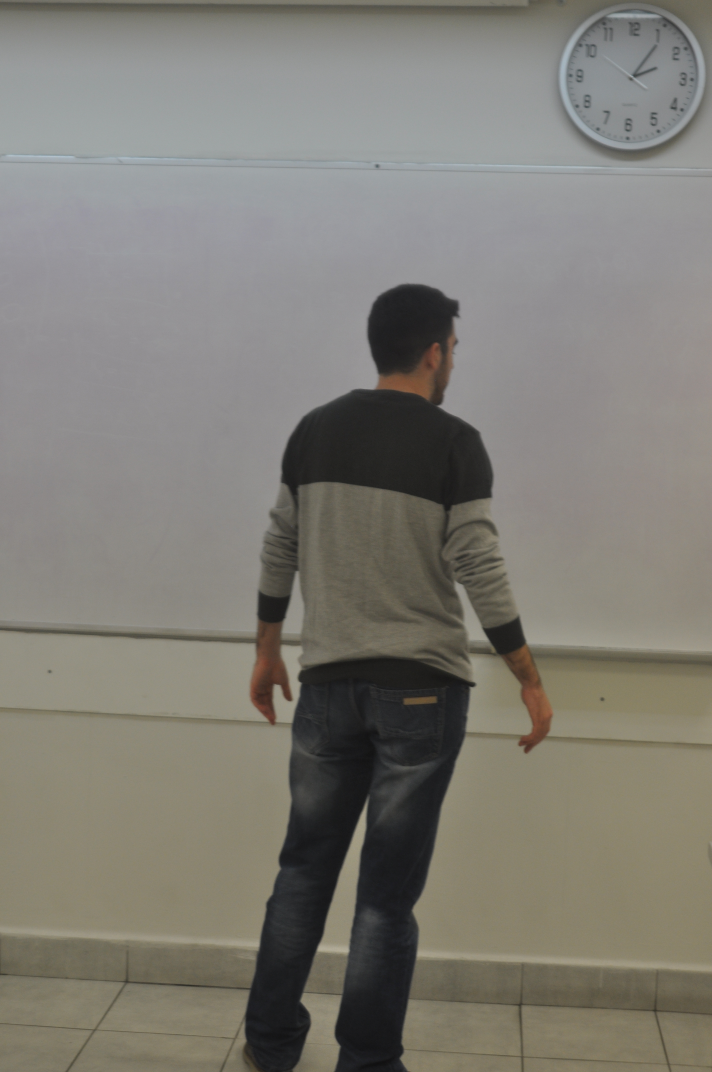
#> input picture dataset/images/DSC_0057.JPG, 2848 x 4288 px (shown at 1/4 size)
$ python -i staticDetection.py   (imports and definitions only)   (older library calls are emulated)
#> lines starting #> are read from the running program, lines starting #| are printed output that depends on the picture
import cv2
from matplotlib import pyplot as plt

from finalProject.utils.images.imagesUtils import Image
from finalProject.utils.keyPoints.AlgoritamKeyPoints import sift_keypoints_detection
from finalProject.utils.matchers.Matchers import flann_matcher


def gray(path):
#> further down, picture is the input picture: shape (4288, 2848, 3); mean B, G, R 116.8, 124.4, 127
    imageclass = Image(path)
    imageclass.read_image(return_img=False)
    return imageclass.gray(return_img=True)


def sobel(img):
    sobelx = cv2.Sobel(img, cv2.CV_64F, 1, 0, ksize=5)
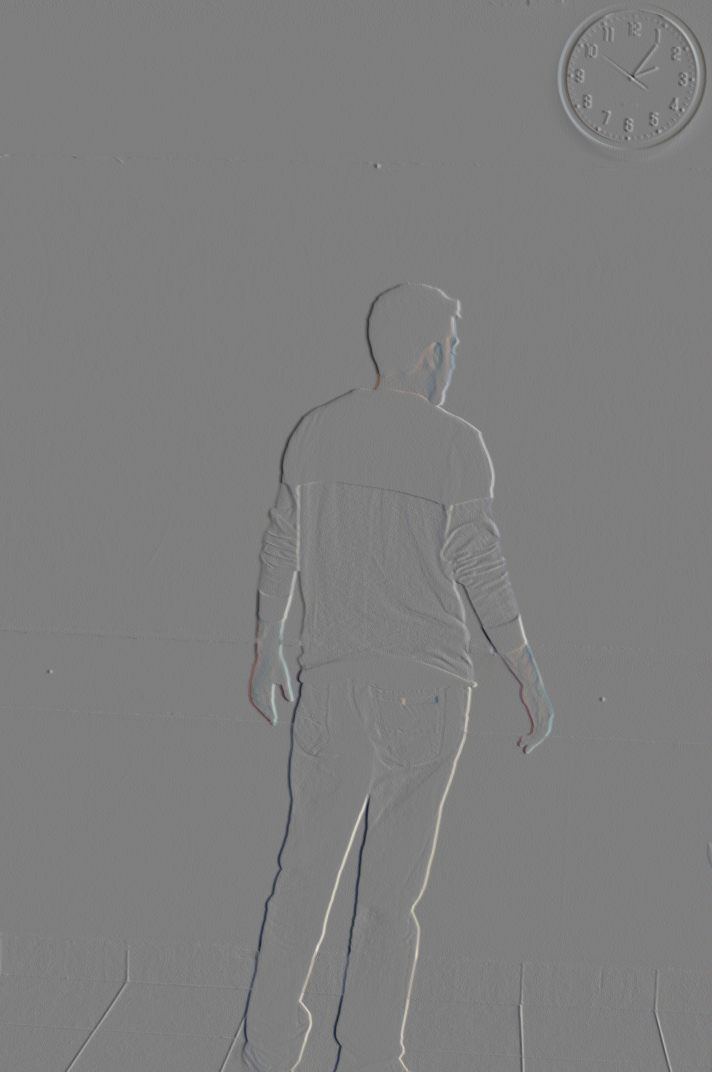
#> sobelx: shape (4288, 2848, 3) float64 (shown at 1/4 size); mean B, G, R -0.4, -0.2, 0; drawn with min black and max white
    sobely = cv2.Sobel(img, cv2.CV_64F, 0, 1, ksize=5)
    sobel_intensity = cv2.sqrt(cv2.addWeighted(cv2.pow(sobelx, 2.0),
                                               1.0, cv2.pow(sobely, 2.0), 1.0, 0.0))
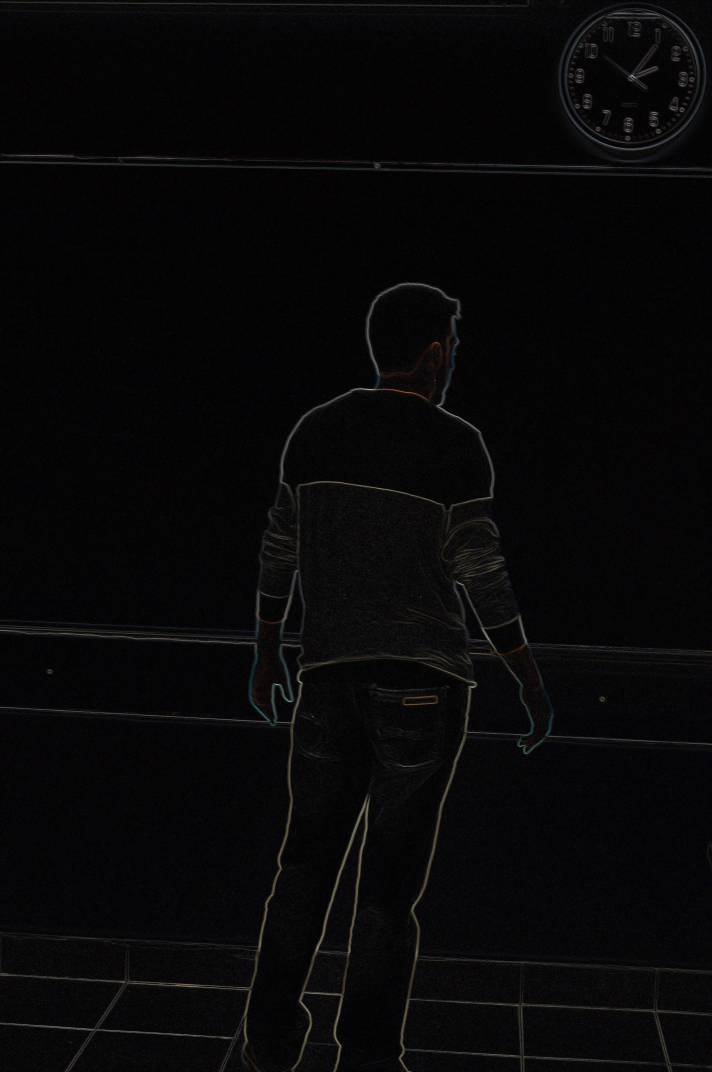
#> sobel_intensity: shape (4288, 2848, 3) float64 (shown at 1/4 size); mean B, G, R 116.9, 104.5, 112.7; drawn with min black and max white
    return sobel_intensity


def sobel_keypoints(image):
    sobelImage = sobel(image)
    # norm
    image8bit = cv2.normalize(sobelImage, None, 0, 255, cv2.NORM_MINMAX).astype('uint8')
#> (the run stopped early here; a loop or call above may not have finished)

$ run again, on dataset/images/DSC_0053.JPG
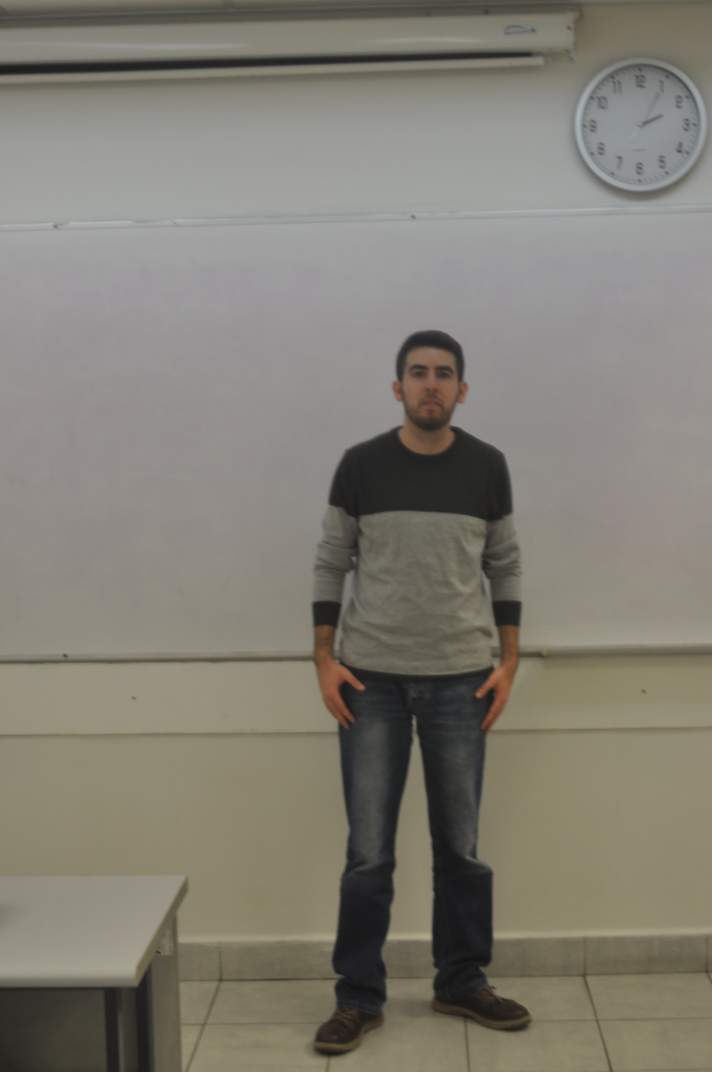
#> input picture dataset/images/DSC_0053.JPG, 2848 x 4288 px (shown at 1/4 size)
#> picture is the input picture: shape (4288, 2848, 3); mean B, G, R 116.1, 126.1, 129.8
#> in sobel, `sobely = cv2.Sobel(img, cv2.CV_64F, 0, 1, ksize=5)`:
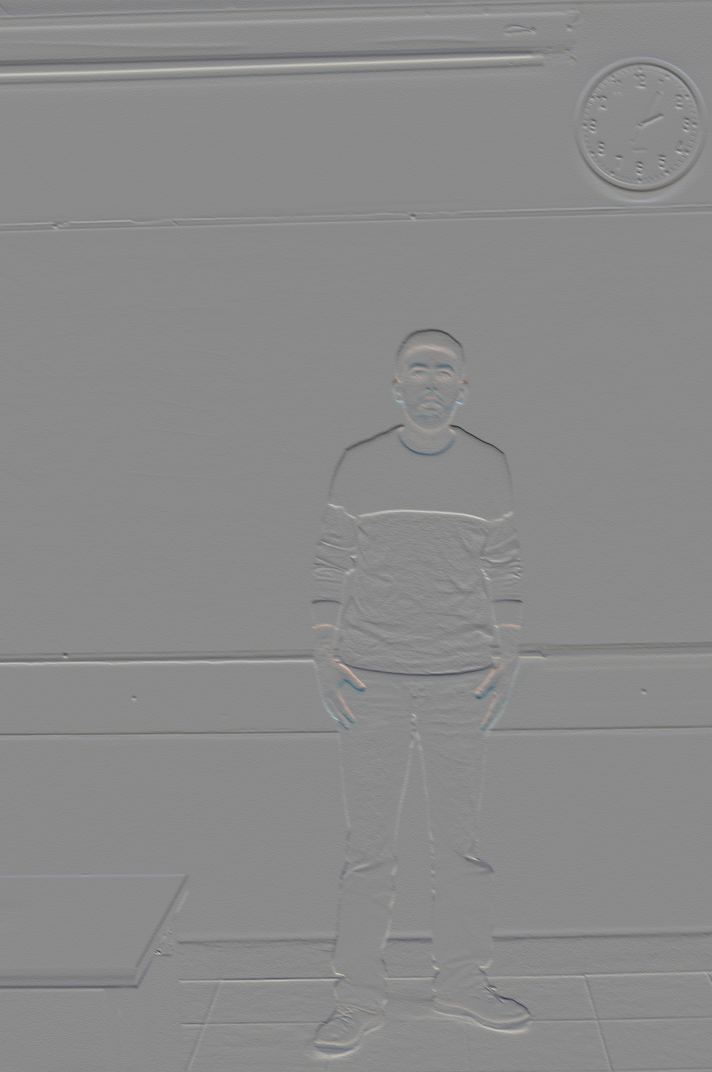
#> sobely: shape (4288, 2848, 3) float64 (shown at 1/4 size); mean B, G, R 0, 0.2, 0.3; drawn with min black and max white
#> in sobel, `sobel_intensity = cv2.sqrt(cv2.addWeighted(cv2.pow(sobelx, 2.0), 1.0, ..`:
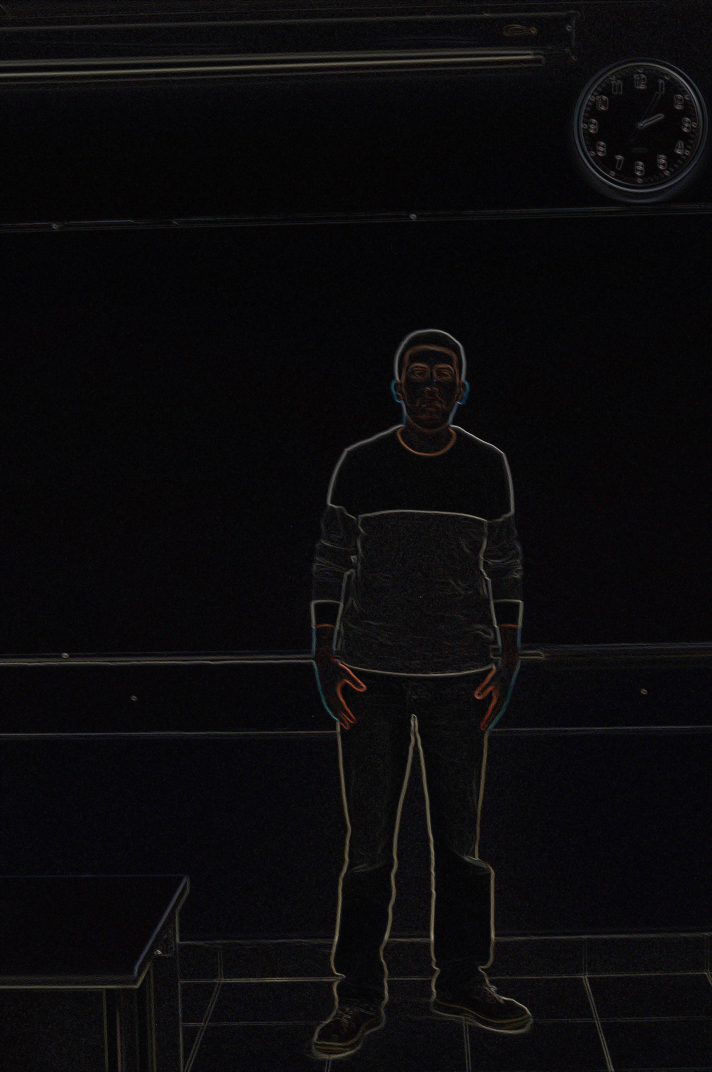
#> sobel_intensity: shape (4288, 2848, 3) float64 (shown at 1/4 size); mean B, G, R 116.4, 104.1, 113; drawn with min black and max white

$ run again, on dataset/images/DSC_0054.JPG
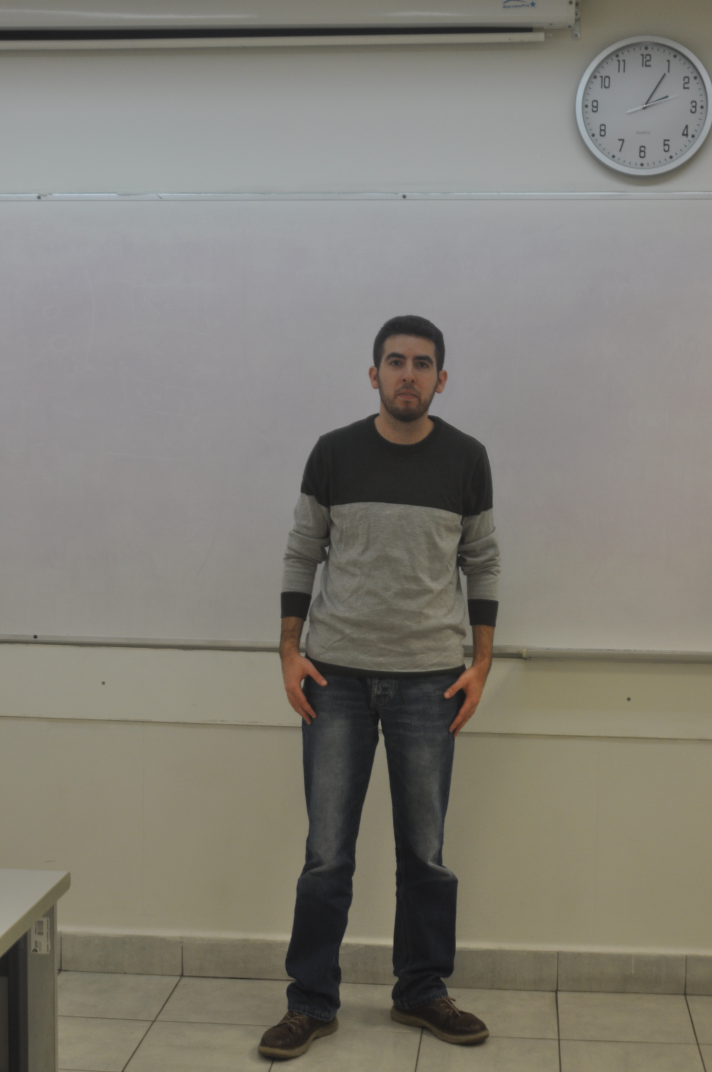
#> input picture dataset/images/DSC_0054.JPG, 2848 x 4288 px (shown at 1/4 size)
#> picture is the input picture: shape (4288, 2848, 3); mean B, G, R 117.6, 126.1, 129
#> in sobel, `sobely = cv2.Sobel(img, cv2.CV_64F, 0, 1, ksize=5)`:
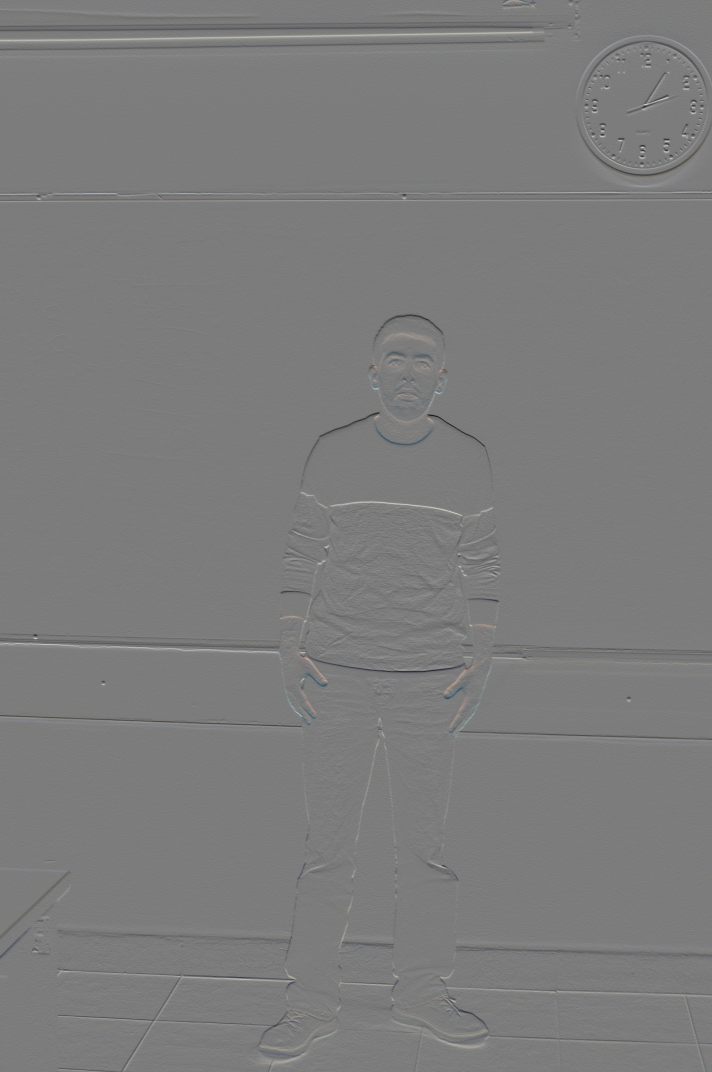
#> sobely: shape (4288, 2848, 3) float64 (shown at 1/4 size); mean B, G, R -0.1, 0.2, 0.4; drawn with min black and max white
#> in sobel, `sobel_intensity = cv2.sqrt(cv2.addWeighted(cv2.pow(sobelx, 2.0), 1.0, ..`:
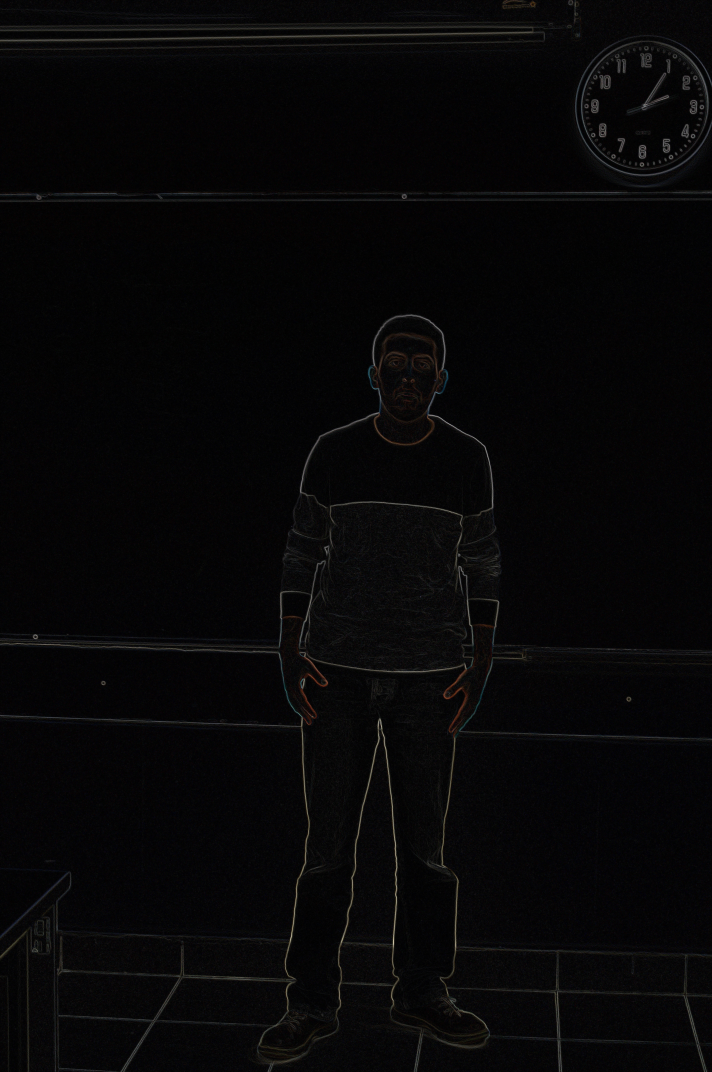
#> sobel_intensity: shape (4288, 2848, 3) float64 (shown at 1/4 size); mean B, G, R 126.9, 115.1, 123.3; drawn with min black and max white

$ run again, on dataset/images/DSC_0055.JPG
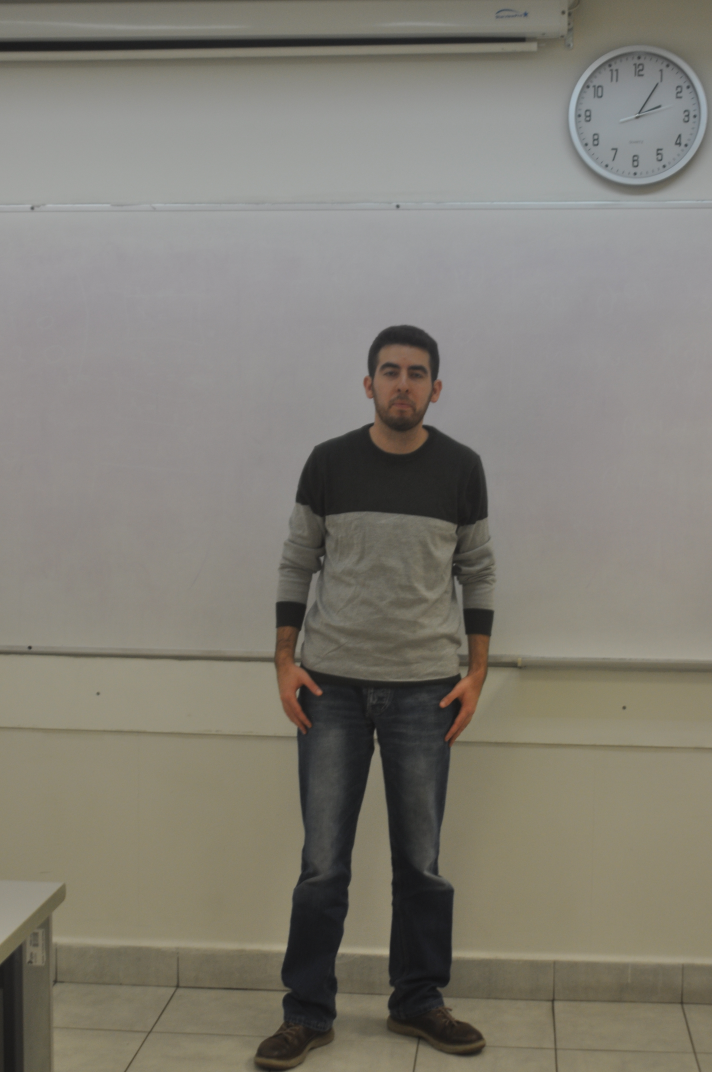
#> input picture dataset/images/DSC_0055.JPG, 2848 x 4288 px (shown at 1/4 size)
#> picture is the input picture: shape (4288, 2848, 3); mean B, G, R 116.3, 125.7, 129.2
#> in sobel, `sobely = cv2.Sobel(img, cv2.CV_64F, 0, 1, ksize=5)`:
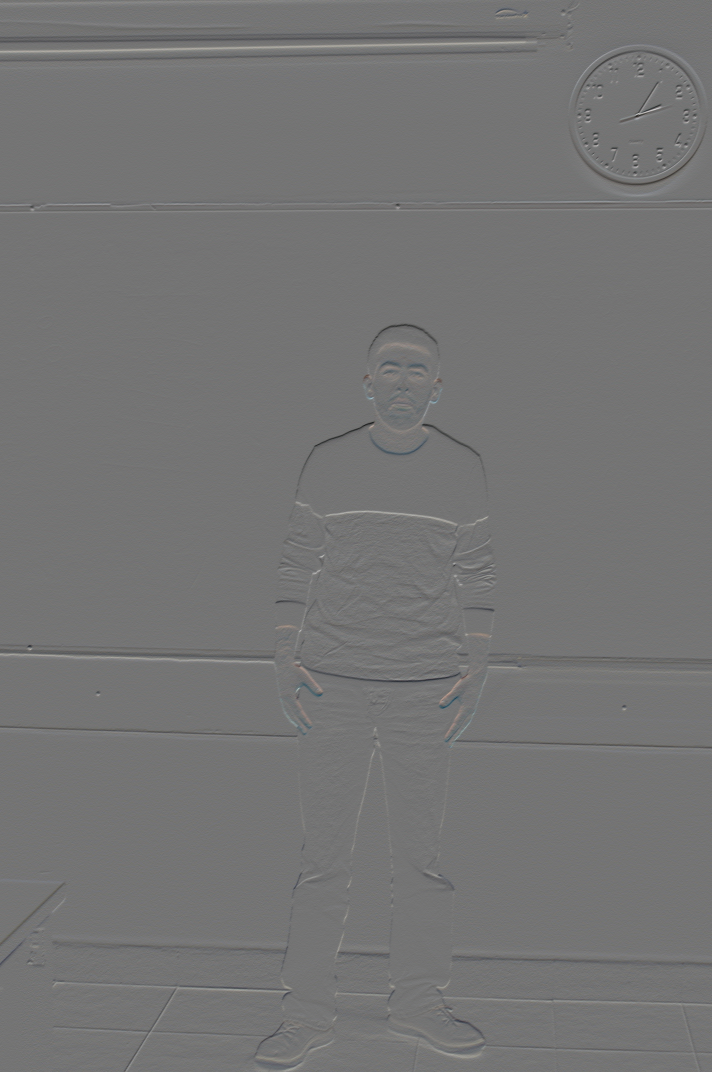
#> sobely: shape (4288, 2848, 3) float64 (shown at 1/4 size); mean B, G, R 0.5, 0.8, 0.9; drawn with min black and max white
#> in sobel, `sobel_intensity = cv2.sqrt(cv2.addWeighted(cv2.pow(sobelx, 2.0), 1.0, ..`:
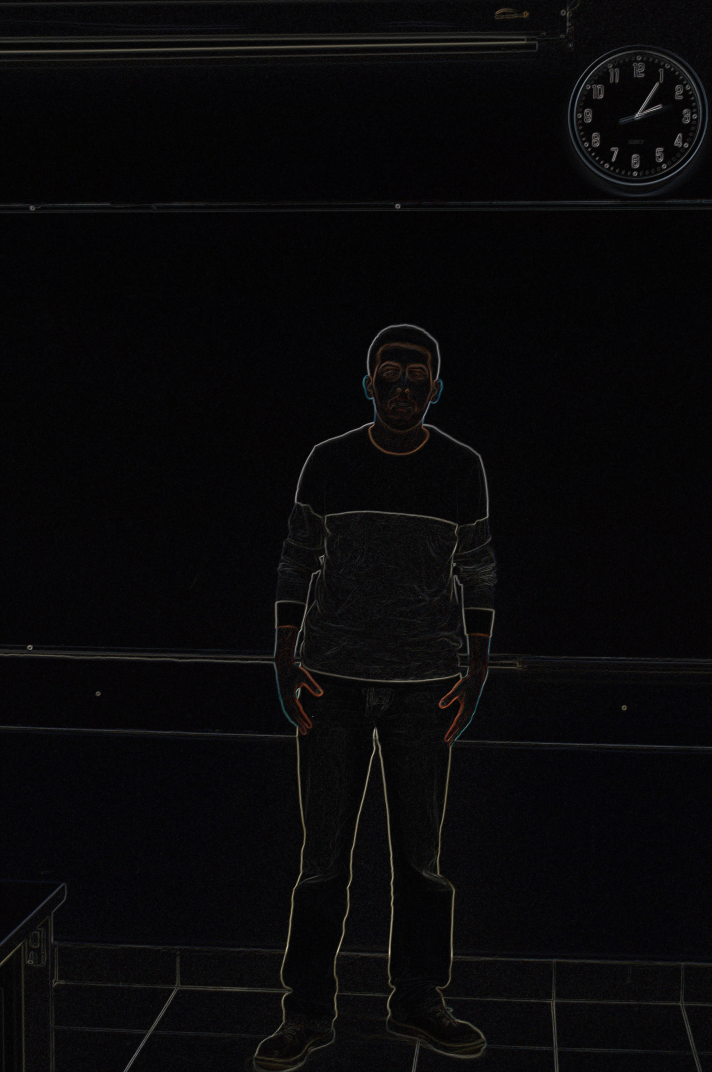
#> sobel_intensity: shape (4288, 2848, 3) float64 (shown at 1/4 size); mean B, G, R 123.2, 110.9, 118.6; drawn with min black and max white
